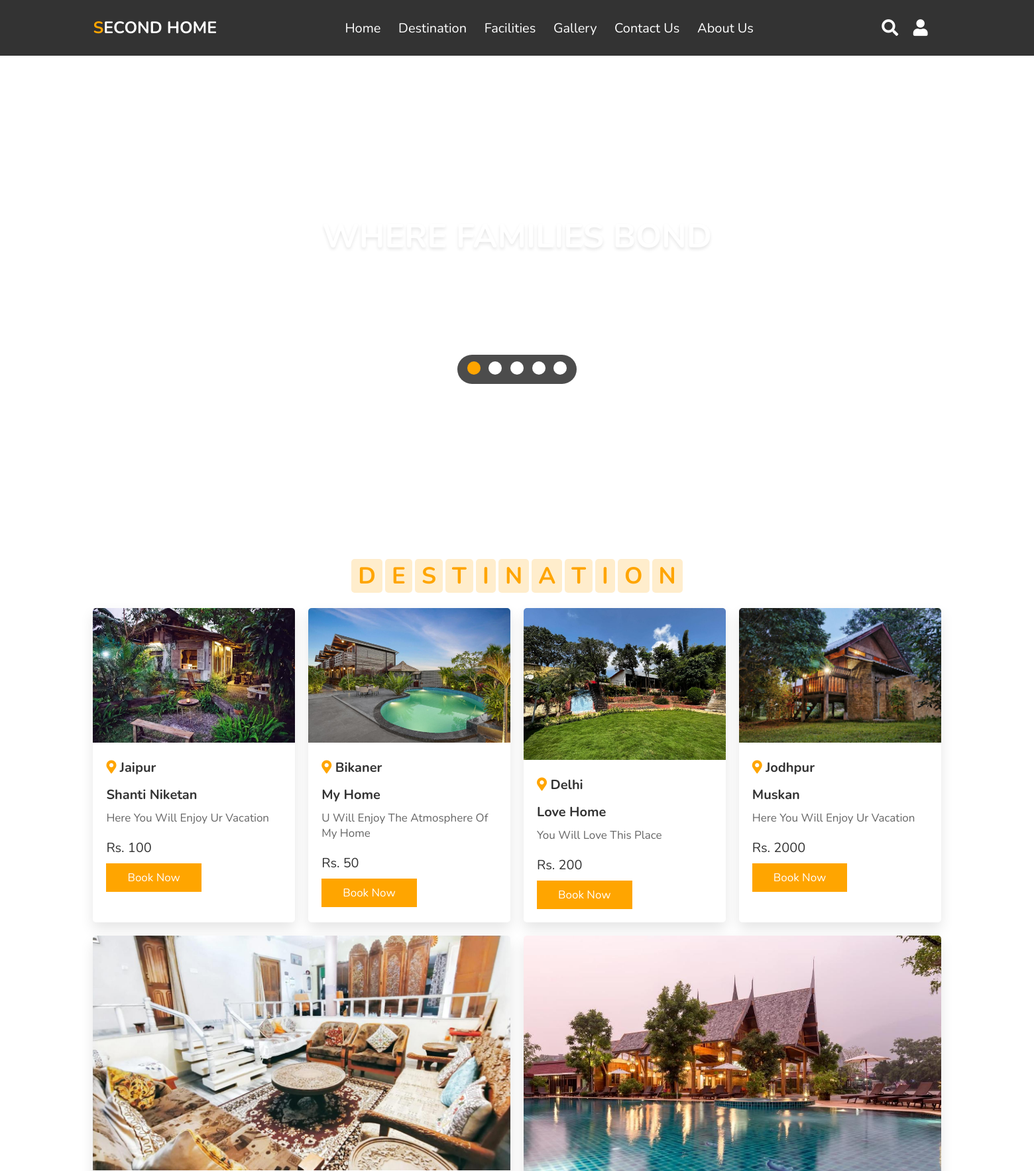
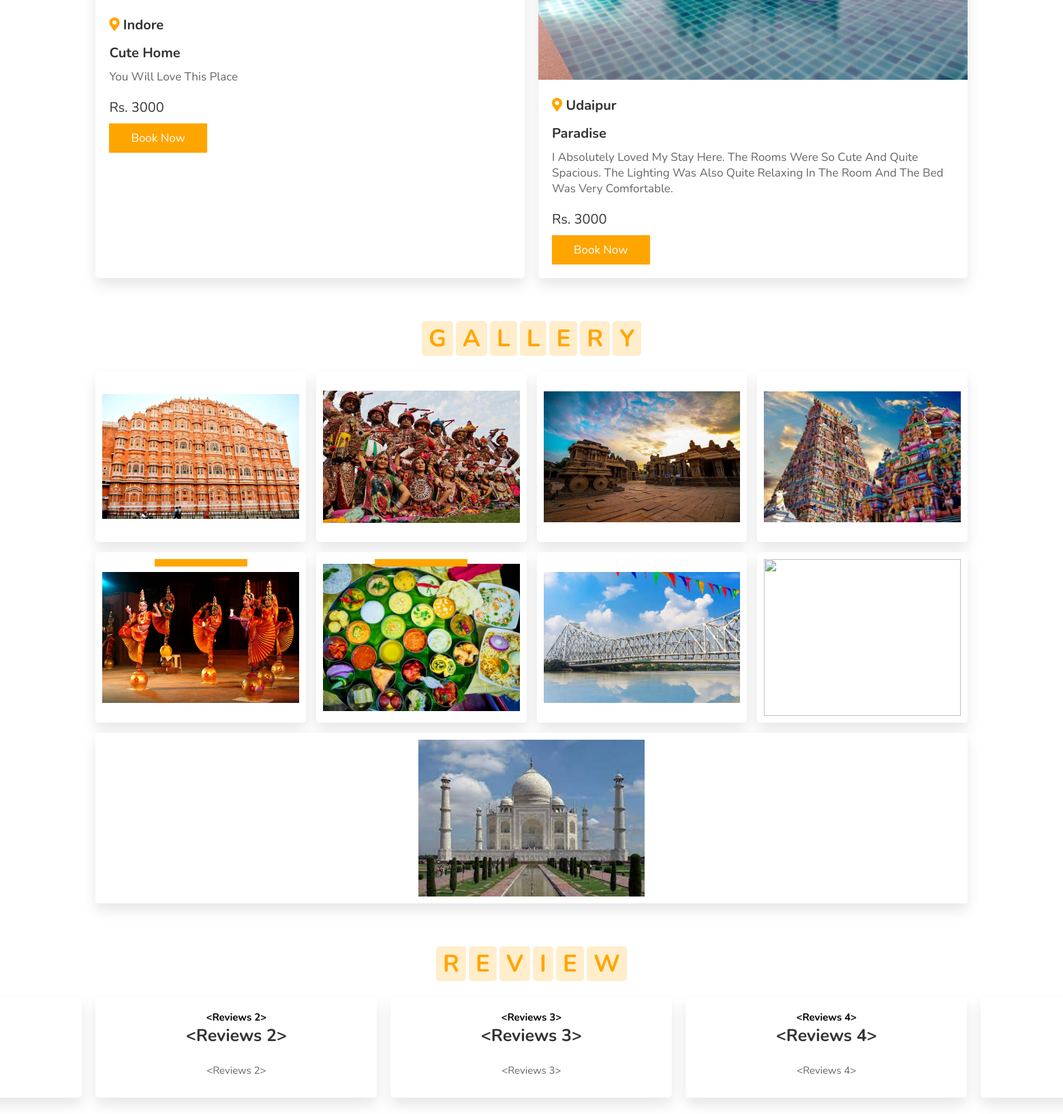
/Pet_Friendly (upper part), run on the app's committed database (2 pictures, top to bottom).
### models.py (models this page shows)
class Listroom(db.Model):
    id = db.Column(db.Integer, primary_key=True)
    email = db.Column(db.String(150))
    phone_no= db.Column(db.Integer)
    city = db.Column(db.String(150))
    host_name = db.Column(db.String(150))
    homestay_name = db.Column(db.String(150))
    address = db.Column(db.String(150))
    description= db.Column(db.String(150))
    no_of_room = db.Column(db.Integer)
    Parking = db.Column(db.Boolean)
    Internet = db.Column(db.Boolean)
    Running_Hot_water = db.Column(db.Boolean)
    Open_Seating_areas = db.Column(db.Boolean)
    Air_Condition = db.Column(db.Boolean)
    Pet_Friendly = db.Column(db.Boolean)
    Toiletries = db.Column(db.Boolean)
    Smoking_Allowed = db.Column(db.Boolean)
    Library = db.Column(db.Boolean)
    Bonfire = db.Column(db.Boolean)
    Barbecue = db.Column(db.Boolean)
    Pick_and_dropService = db.Column(db.Boolean)
    rent=db.Column(db.Integer)
    pic=db.Column(db.String(500))
    uid = db.Column("uid", db.Integer, db.ForeignKey('user.id'))
    review = db.relationship('Reviews', backref='room')
    booking = db.relationship('Booking', backref='room')

class Reviews(db.Model):
    id = db.Column(db.Integer, primary_key=True)
    review=db.Column(db.String(5000))
    room_id = db.Column(db.Integer, db.ForeignKey('listroom.id'))
    user_id = db.Column(db.Integer, db.ForeignKey('user.id'))

### main.py (the view)
@app.route('/Pet_Friendly')
def Pet_Friendly():
    fac=Listroom.query.filter_by(Pet_Friendly=True).all()
    rev=Reviews.query.all()
    return render_template('face.html',post=fac,login=0,ra=rev,user=current_user)

### templates/face.html (shortened to what this page needs)
<!DOCTYPE html>
<html lang="en">
{% include('header.html')%}
<body>
    {% include ('navbar.html') %}
    <section class="home" id="home">
        <div class="content">
            <h3>where families bond</h3>
            <p>Experience something new every moment</p>
        </div>
        <div class="controls">
            <span class="vid-btn active" data-src="/static/images/vid-1.mp4"></span>
            <span class="vid-btn" data-src="/static/images/vid-2.mp4"></span>
            <span class="vid-btn" data-src="/static/images/vid-3.mp4"></span>
            <span class="vid-btn" data-src="/static/images/vid-4.mp4"></span>
            <span class="vid-btn" data-src="/static/images/vid-5.mp4"></span>
        </div>
        <div class="video-container">
            <video src="/static/images/vid-1.mp4" id="video-slider" loop autoplay muted></video>
        </div>
    </section>
    <section class="destination" id="destination">
        <h1 class="heading">
            <span>d</span>
            <span>e</span>
            <span>s</span>
            <span>t</span>
            <span>i</span>
            <span>n</span>
            <span>a</span>
            <span>t</span>
            <span>i</span>
            <span>o</span>
            <span>n</span>
        </h1>
        <div class="box-container">
            {% for i in post %}
            <div class="box">
                <img src="{{i.pic}}" alt="">
                <div class="content">
                    <h3> <i class="fas fa-map-marker-alt"></i> {{i.city}} </h3> <br>
                    <h3>{{i.homestay_name}}</h3>
                    <p>
                        {{i.description}}
                    </p>
                    <div class="price"> Rs. {{i.rent}} </div>
                    <a href="{{i.id}}/profile" class="btn">book now</a>
                </div>
            </div>
            {% endfor %}
        </div>
    </section>
    <section class="gallery" id="gallery">
        <h1 class="heading">
            <span>g</span>
            <span>a</span>
            <span>l</span>
            <span>l</span>
            <span>e</span>
            <span>r</span>
            <span>y</span>
        </h1>
        <div class="box-container">
            <div class="box">
                <img src="/static/images/gg1.webp" alt="">
                <div class="content">
                </div>
            </div>
            <div class="box">
                <img src="/static/images/gg2.jpg" alt="">
                <div class="content">
                </div>
            </div>
            <div class="box">
                <img src="/static/images/gg3.jpg" alt="">
                <div class="content">
                </div>
            </div>
            <div class="box">
                <img src="/static/images/gg4.webp" alt="">
                <div class="content">
                </div>
            </div>
            <div class="box">
                <img src="/static/images/gg5.jpg" alt="">
                <div class="content">
                    <a href="/madhya_pradesh" class="btn">see more</a>
                </div>
            </div>
            <div class="box">
                <img src="/static/images/gg6.jpg" alt="">
                <div class="content">
                    <a href="/andhra_pradesh" class="btn">see more</a>
                </div>
            </div>
            <div class="box">
                <img src="/static/images/gg7.webp" alt="">
                <div class="content">
                </div>
            </div>
            <div class="box">
                <img src="/static/images/gg8.png" alt="">
                <div class="content">
                </div>
            </div>
            <div class="box">
                <img src="/static/images/gg9.jpg" alt="">
                <div class="content">
                </div>
            </div>
        </div>
    </section>
    <section class="review" id="review">
        <h1 class="heading">
            <span>r</span>
            <span>e</span>
            <span>v</span>
            <span>i</span>
            <span>e</span>
            <span>w</span>
        </h1>
        <div class="swiper-container review-slider">
            <div class="swiper-wrapper">
                {% for i in ra %}
                <div class="swiper-slide">
                    <div class="box">
                        <h1>{{i}}</h1>
                        <h3>{{i}}</h3>
                       <br>
                           <p>{{i}}</p>
                    </div>
                </div>
                {% endfor %}
        </div>
    </section>
</body>
</html>

### static/style.css (style rules this page uses)
:root { --orange: #ffa500; }
* { font-family: 'Nunito', sans-serif; margin: 0; padding: 0; box-sizing: border-box; text-transform: capitalize; outline: none; border: none; text-decoration: none; transition: all .2s linear; }
html { font-size: 62.5%; overflow-x: hidden; scroll-padding-top: 6rem; scroll-behavior: smooth; }
section { padding: 2rem 9%; }
.heading { text-align: center; padding: 2.5rem 0; }
.heading span { font-size: 3.5rem; background: rgba(255, 165, 0, .2); color: var(--orange); border-radius: .5rem; padding: .2rem 1rem; }
.btn { display: inline-block; margin-top: 1rem; background: var(--orange); color: #fff; padding: .8rem 3rem; border: .2rem solid var(--orange); cursor: pointer; font-size: 1.7rem; }
.home { min-height: 100vh; display: flex; align-items: center; justify-content: center; flex-flow: column; position: relative; z-index: 0; }
.home .content { text-align: center; }
.home .content h3 { font-size: 5rem; color: #fff; text-transform: uppercase; text-shadow: 0 .3rem .5rem rgba(0, 0, 0, .1); }
.home .content p { font-size: 2.5rem; color: #fff; padding: .5rem 0; }
.home .video-container video { position: absolute; top: 0; left: 0; z-index: -1; height: 100%; width: 100%; object-fit: cover; }
.home .controls { padding: 1rem; border-radius: 5rem; background: rgba(0, 0, 0, .7); position: relative; top: 10rem; }
.home .controls .vid-btn { height: 2rem; width: 2rem; display: inline-block; border-radius: 50%; background: #fff; cursor: pointer; margin: 0 .5rem; }
.home .controls .vid-btn.active { background: var(--orange); }
.destination .box-container { display: flex; flex-wrap: wrap; gap: 2rem; }
.destination .box-container .box { flex: 1 1 30rem; border-radius: .5rem; overflow: hidden; box-shadow: 0 1rem 2rem rgba(0, 0, 0, .1); }
.destination .box-container .box img { width: 100%; object-fit: cover; }
.destination .box-container .box .content { padding: 2rem; }
.destination .box-container .box .content h3 { font-size: 2rem; color: #333; }
.destination .box-container .box .content h3 i { color: var(--orange); }
.destination .box-container .box .content p { font-size: 1.7rem; color: #666; padding: 1rem 0; }
.destination .box-container .box .content .price { font-size: 2rem; color: #333; padding-top: 1rem; }
.gallery .box-container { display: flex; flex-wrap: wrap; gap: 1.5rem; }
.gallery .box-container .box { overflow: hidden; box-shadow: 0 1rem 2rem rgba(0, 0, 0, .1); border: 1rem solid #fff; border-radius: .5rem; flex: 1 1 30rem; height: 25rem; position: relative; }
.gallery .box-container .box img { height: 100%; width: 100%; object-fit: cover; }
.gallery .box-container .box .content { position: absolute; top: -100%; left: 0; height: 100%; width: 100%; text-align: center; background: rgba(0, 0, 0, .7); padding: 2rem; padding-top: 5rem; }
.review .review-slider { padding-bottom: 2rem; }
.review .box { padding: 2rem; text-align: center; box-shadow: 0 1rem 2rem rgba(0, 0, 0, .1); border-radius: .5rem; }
.review .box h3 { color: #333; font-size: 2.5rem; }
.review .box p { color: #666; font-size: 1.5rem; padding: 1rem 0; }
.gallery .box-container .box img { height: 100%; width: 100%; object-fit: contain; }

### data on the page
Listroom: pic (picture), city "Jaipur", homestay_name "Shanti Niketan", description "Here You Will Enjoy Ur Vacation", rent "100"
Listroom: pic (picture), city "Bikaner", homestay_name "My Home", description "U Will Enjoy The Atmosphere Of My Home", rent "50"
Listroom: pic (picture), city "Delhi", homestay_name "Love Home", description "You Will Love This Place", rent "200"
Listroom: pic (picture), city "Jodhpur", homestay_name "Muskan", description "Here You Will Enjoy Ur Vacation", rent "2000"
Listroom: pic (picture), city "Indore", homestay_name "Cute Home", description "You Will Love This Place", rent "3000"
Listroom: pic (picture), city "Udaipur", homestay_name "Paradise", description "I Absolutely Loved My Stay Here. The Rooms Were So Cute And Quite Spacious. The Lighting Was Also Quite Relaxing In The Room And The Bed Was Very Comfortable.", rent "3000"
Reviews: i "<Reviews 2>"
Reviews: i "<Reviews 3>"
Reviews: i "<Reviews 4>"
